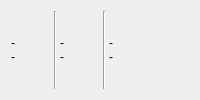
     <widget class="QWidget" name="layoutWidget">
      <layout class="QVBoxLayout" name="layoutPlot">
       <property name="spacing">
        <number>0</number>
       </property>
       <item>
        <layout class="QHBoxLayout" name="horizontalLayout_3">
         <property name="spacing">
          <number>3</number>
         </property>
         <item>
          <widget class="QLabel" name="labelInfoTrkPt">
           <property name="sizePolicy">
            <sizepolicy hsizetype="Expanding" vsizetype="Preferred">
             <horstretch>0</horstretch>
             <verstretch>0</verstretch>
            </sizepolicy>
           </property>
           <property name="text">
            <string>-
-</string>
           </property>
          </widget>
         </item>
         <item>
          <widget class="Line" name="line">
           <property name="orientation">
            <enum>Qt::Vertical</enum>
           </property>
          </widget>
         </item>
         <item>
          <widget class="QLabel" name="labelInfoProgress">
           <property name="sizePolicy">
            <sizepolicy hsizetype="Expanding" vsizetype="Preferred">
             <horstretch>0</horstretch>
             <verstretch>0</verstretch>
            </sizepolicy>
           </property>
           <property name="text">
            <string>-
-</string>
           </property>
          </widget>
         </item>
         <item>
          <widget class="Line" name="line_2">
           <property name="orientation">
            <enum>Qt::Vertical</enum>
           </property>
          </widget>
         </item>
         <item>
          <widget class="QLabel" name="labelInfoRange">
           <property name="sizePolicy">
            <sizepolicy hsizetype="Expanding" vsizetype="Preferred">
             <horstretch>0</horstretch>
             <verstretch>0</verstretch>
            </sizepolicy>
           </property>
           <property name="text">
            <string>-
-</string>
           </property>
          </widget>
         </item>
         <item>
          <spacer name="horizontalSpacer">
           <property name="orientation">
            <enum>Qt::Horizontal</enum>
           </property>
           <property name="sizeType">
            <enum>QSizePolicy::Expanding</enum>
           </property>
           <property name="sizeHint" stdset="0">
            <size>
             <width>40</width>
             <height>20</height>
            </size>
           </property>
          </spacer>
         </item>
        </layout>
       </item>
      </layout>
     </widget>
